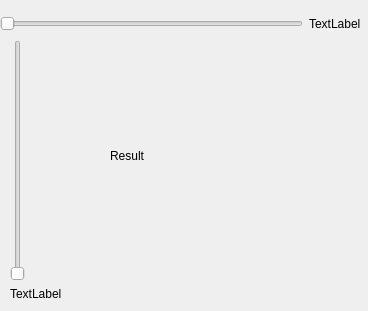
<?xml version="1.0" encoding="UTF-8"?>
<ui version="4.0">
 <class>MySlider</class>
 <widget class="QWidget" name="MySlider">
  <property name="geometry">
   <rect>
    <x>0</x>
    <y>0</y>
    <width>368</width>
    <height>311</height>
   </rect>
  </property>
  <property name="windowTitle">
   <string>Form</string>
  </property>
  <widget class="QLabel" name="labelResult">
   <property name="geometry">
    <rect>
     <x>110</x>
     <y>80</y>
     <width>151</width>
     <height>151</height>
    </rect>
   </property>
   <property name="text">
    <string>Result</string>
   </property>
  </widget>
  <widget class="QWidget" name="">
   <property name="geometry">
    <rect>
     <x>0</x>
     <y>10</y>
     <width>361</width>
     <height>27</height>
    </rect>
   </property>
   <layout class="QHBoxLayout" name="horizontalLayout">
    <item>
     <widget class="QSlider" name="horizontalSlider">
      <property name="orientation">
       <enum>Qt::Horizontal</enum>
      </property>
     </widget>
    </item>
    <item>
     <widget class="QLabel" name="labelHorizont">
      <property name="text">
       <string>TextLabel</string>
      </property>
     </widget>
    </item>
   </layout>
  </widget>
  <widget class="QWidget" name="">
   <property name="geometry">
    <rect>
     <x>10</x>
     <y>40</y>
     <width>65</width>
     <height>261</height>
    </rect>
   </property>
   <layout class="QVBoxLayout" name="verticalLayout">
    <item>
     <widget class="QSlider" name="verticalSlider">
      <property name="orientation">
       <enum>Qt::Vertical</enum>
      </property>
     </widget>
    </item>
    <item>
     <widget class="QLabel" name="labelVertical">
      <property name="text">
       <string>TextLabel</string>
      </property>
     </widget>
    </item>
   </layout>
  </widget>
 </widget>
 <resources/>
 <connections/>
</ui>
